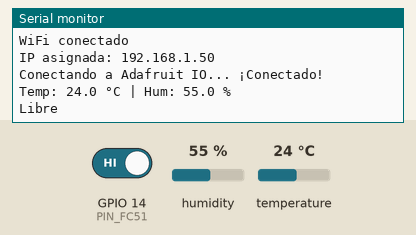
This sketch was run on a simulated ESP32. Parts: the last lines printed to the serial monitor. The test bench sets the inputs (shaded band); at power-on: GPIO 14 (PIN_FC51) HIGH, humidity 55 %, temperature 24 °C. WiFi joins after 1.5 s; servers stay silent unless stated; no MQTT or app messages arrive unless stated.

Above: at 2.7 s.
2.8 s: GPIO 14 (PIN_FC51) driven LOW
At 13.0 s:
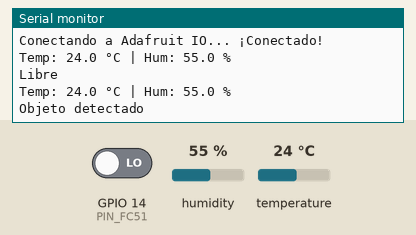
13.3 s: humidity set to 22 %
At 22.3 s:
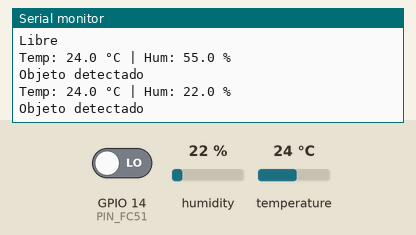
23.5 s: temperature set to 12 °C
At 32.8 s:
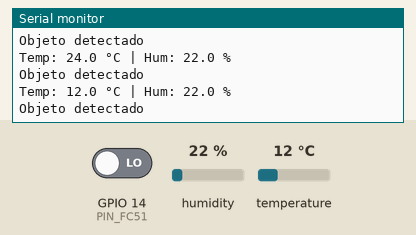
33.7 s: humidity set to 40 %
At 43.3 s:
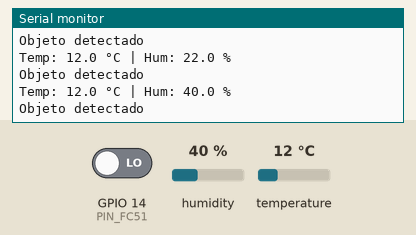
Timing chart, 0 to 44.8 s (numbered marks = the images above; inputs shaded):
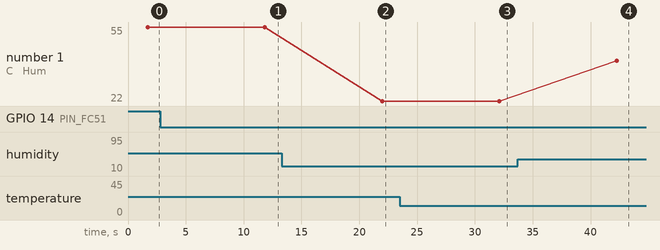

Measured:
- after the input at 2.8 s, the serial monitor: prints a new line after 9.0 s (image 1)
- after the input at 13.3 s, the serial monitor: prints a new line after 8.7 s (image 2)
- after the input at 23.5 s, the serial monitor: prints a new line after 8.6 s (image 3)
- after the input at 33.7 s, the serial monitor: prints a new line after 8.6 s (image 4)
- plotted number 1: 55 → 22 after the input at 13.3 s, 22 → 40 after the input at 33.7 s

The sketch:

Laboratorio5.ino
```cpp
#include <WiFi.h>
#include "Adafruit_MQTT.h"
#include "Adafruit_MQTT_Client.h"
#include "DHT.h"

/******** Wi-Fi ********/
#define WLAN_SSID   "ARTEFACTOS"
#define WLAN_PASS   "ARTEFACTOS"

/******** Adafruit IO ********/
#define AIO_SERVER      "io.adafruit.com"
#define AIO_SERVERPORT  1883
#define AIO_USERNAME    "GuillePereira"
#define AIO_KEY         "" // He quitado la IAO_KEY para hacer el push al repo

/******** MQTT ********/
WiFiClient client;
Adafruit_MQTT_Client mqtt(&client, AIO_SERVER, AIO_SERVERPORT, AIO_USERNAME, AIO_KEY);

/******** Feeds ********/
Adafruit_MQTT_Publish pubTemp   = Adafruit_MQTT_Publish(&mqtt, AIO_USERNAME "/feeds/temperatura");
Adafruit_MQTT_Publish pubHum    = Adafruit_MQTT_Publish(&mqtt, AIO_USERNAME "/feeds/humedad");
Adafruit_MQTT_Publish pubAlarma = Adafruit_MQTT_Publish(&mqtt, AIO_USERNAME "/feeds/alarma");

/******** Sensor DHT11 ********/
#define DHTPIN 34       // Pin donde se conecta el DHT11
#define DHTTYPE DHT11
DHT dht(DHTPIN, DHTTYPE); // Pin donde se conecta el FC-51

const int PIN_FC51 = 14;

/******** Funciones ********/
void conectarWiFi() {
  Serial.print("Conectando a WiFi...");
  WiFi.begin(WLAN_SSID, WLAN_PASS);
  int intentos = 0;
  while (WiFi.status() != WL_CONNECTED && intentos < 40) {
    delay(500); Serial.print(".");
    intentos++;
  }
  if (WiFi.status() == WL_CONNECTED) {
    Serial.println("\nWiFi conectado");
    Serial.print("IP asignada: "); Serial.println(WiFi.localIP());
  } else {
    Serial.println("\nNo se pudo conectar a WiFi");
  }
}

void MQTT_connect() {
  if (mqtt.connected()) return;
  Serial.print("Conectando a Adafruit IO... ");
  int8_t ret; uint8_t retries = 3;
  while ((ret = mqtt.connect()) != 0) {
    Serial.println(mqtt.connectErrorString(ret));
    Serial.println("Reintento en 10 s...");
    mqtt.disconnect(); delay(10000);
    if (--retries == 0) while (1) delay(1);
  }
  Serial.println("¡Conectado!");
}
void setup() {
  Serial.begin(115200);
  pinMode(PIN_FC51, INPUT);
  dht.begin();
  conectarWiFi();
}
void loop() {
  MQTT_connect();
  mqtt.processPackets(100);
  if (!mqtt.ping()) mqtt.disconnect();

  // Leer DHT11
  float t = dht.readTemperature();
  float h = dht.readHumidity();

  // Leer FC-51
  int estado = digitalRead(PIN_FC51);
  bool obstaculo = (estado == LOW);

  // Validar datos DHT11
  if (isnan(t) || isnan(h)) {
    Serial.println("Error leyendo DHT11");
  } else {
    Serial.printf("Temp: %.1f °C | Hum: %.1f %%\n", t, h);
    if (!pubTemp.publish(t)) Serial.println("Error publicando temperatura");
    if (!pubHum.publish(h))  Serial.println("Error publicando humedad");
  }

  // Publicar estado del sensor FC-51
  if (obstaculo) {
    Serial.println("Objeto detectado");
    pubAlarma.publish("Objeto detectado");
  } else {
    Serial.println("Libre");
    pubAlarma.publish("Libre");
  }

  delay(10000);
}
```
